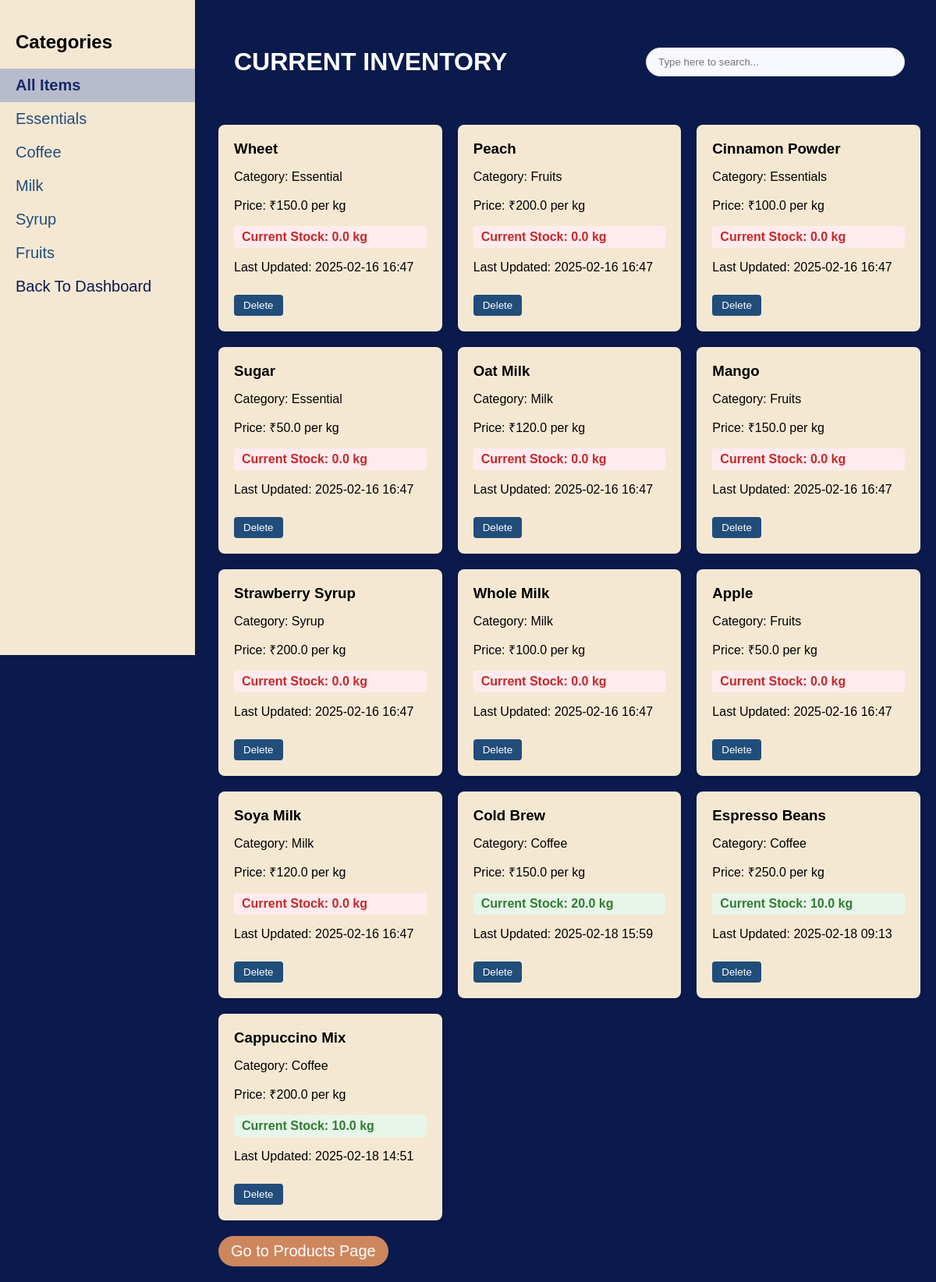
Page /inventory on the committed database.
### app.py (models this page shows)
class InventoryItem(db.Model):
    id = db.Column(db.Integer, primary_key=True)
    name = db.Column(db.String(100), nullable=False)
    category = db.Column(db.String(50))
    quantity = db.Column(db.Float, default=0)
    price = db.Column(db.Float)
    last_updated = db.Column(db.DateTime, default=datetime.utcnow)

### app.py (the view)
@app.route('/inventory')
def inventory():
    inventory_items = InventoryItem.query.all()
    return render_template('inventory.html', inventory=inventory_items)

### templates/inventory.html (shortened to what this page needs)
<!DOCTYPE html>
<html lang="en">
<head>
</head>
<body>
    <div class="sidebar">
        <h2>Categories</h2>
        <ul class="category-list">
            <li class="active" data-category="all">All Items</li>
            <li data-category="Essentials">Essentials</li>
            <li data-category="Coffee">Coffee</li>
            <li data-category="Milk">Milk</li>
            <li data-category="Syrup">Syrup</li>
            <li data-category="Fruits">Fruits</li>
            <li><a href="{{url_for('dashboard')}}" style="text-decoration: none;color: #0A1A4D;">Back To Dashboard</a></li>
        </ul>
    </div>
    <div class="main-content">
        <div class="header">
            <h1>CURRENT INVENTORY</h1>
            <input type="text" class="search-bar" placeholder="Type here to search...">
        </div>
        <div class="inventory-grid">
            {% for item in inventory %}
                <div class="inventory-card" data-category="{{ item.category }}">
                    <h3>{{ item.name }}</h3>
                    <p>Category: {{ item.category }}</p>
                    <p>Price: ₹{{ item.price }} per kg</p>
                    <div class="stock-level
                        {% if item.quantity < 5 %}stock-low
                        {% elif item.quantity < 10 %}stock-medium
                        {% else %}stock-high{% endif %}">
                        Current Stock: {{ item.quantity }} kg
                    </div>
                    <p>Last Updated: {{ item.last_updated.strftime('%Y-%m-%d %H:%M') }}</p>
                    <form action="{{ url_for('delete_product', product_id=item.id) }}" method="post" onsubmit="return confirm('Are you sure you want to delete this product?');">
                        <button type="submit" class="delete-btn">Delete</button>
                    </form>
                </div>
            {% endfor %}
        </div>
        <div class="nav-buttons">
            <a href="{{ url_for('available_inventory') }}" class="nav-btn">Go to Products Page</a>
        </div>
    </div>
</body>
</html>

### templates/inventory.html (style rules this page uses)
body { font-family: Arial, sans-serif; margin: 0; padding: 0; display: flex; background-color: #0A1A4D; }
.sidebar { width: 250px; background-color: rgb(245, 232, 211); ; height: 100vh; padding: 20px 0; box-shadow: 2px 0 5px rgba(0, 0, 0, 0.1); position: fixed; }
.sidebar h2 { padding: 0 20px; margin-bottom: 20px; }
.category-list { list-style-type: none; padding: 0; margin: 0; font-size: 20px; color: #214d7b; }
.category-list li { padding: 10px 20px; cursor: pointer; transition: background-color 0.3s; }
.category-list li.active { background-color: #b7bccc; color: #172869; font-weight: bold; }
.main-content { flex: 1; padding: 20px; margin-left: 260px; }
.header { display: flex; justify-content: space-between; align-items: center; margin-bottom: 20px; padding: 20px; background-color: #0A1A4D; border-radius: 8px; color: white; }
.search-bar { padding: 10px 15px; width: 300px; border: 1px solid #ddd; border-radius:20px; background-color: ghostwhite; }
.inventory-grid { display: grid; grid-template-columns: repeat(auto-fill, minmax(250px, 1fr)); gap: 20px; }
.inventory-card { background-color: rgb(245, 232, 211); padding: 20px; border-radius: 8px; box-shadow: 0 2px 4px rgba(0, 0, 0, 0.1); }
.inventory-card h3 { margin: 0 0 10px 0; }
.delete-btn { margin-top: 10px; padding: 6px 12px; background-color: #214d7b; color: white; border: none; border-radius: 4px; cursor: pointer; }
.stock-level { padding: 5px 10px; border-radius: 4px; font-weight: bold; margin: 10px 0; }
.stock-low { background-color: #ffebee; color: #c62828; }
.stock-high { background-color: #e8f5e9; color: #2e7d32; }
.nav-buttons { margin-top: 20px; }
.nav-btn { background-color: rgb(206, 134, 93); font-size: 20px; color: white; border: none; padding: 8px 16px; border-radius:20px; cursor: pointer; text-decoration: none; display: inline-block; }

### rows in the picture
InventoryItem: name "Wheet", category "Essential", price "150.0", quantity "0.0", last_updated "2025-02-16 16:47"
InventoryItem: name "Peach", category "Fruits", price "200.0", quantity "0.0", last_updated "2025-02-16 16:47"
InventoryItem: name "Cinnamon Powder", category "Essentials", price "100.0", quantity "0.0", last_updated "2025-02-16 16:47"
InventoryItem: name "Sugar", category "Essential", price "50.0", quantity "0.0", last_updated "2025-02-16 16:47"
InventoryItem: name "Oat Milk", category "Milk", price "120.0", quantity "0.0", last_updated "2025-02-16 16:47"
InventoryItem: name "Mango", category "Fruits", price "150.0", quantity "0.0", last_updated "2025-02-16 16:47"
InventoryItem: name "Strawberry Syrup", category "Syrup", price "200.0", quantity "0.0", last_updated "2025-02-16 16:47"
InventoryItem: name "Whole Milk", category "Milk", price "100.0", quantity "0.0", last_updated "2025-02-16 16:47"
InventoryItem: name "Apple", category "Fruits", price "50.0", quantity "0.0", last_updated "2025-02-16 16:47"
InventoryItem: name "Soya Milk", category "Milk", price "120.0", quantity "0.0", last_updated "2025-02-16 16:47"
InventoryItem: name "Cold Brew", category "Coffee", price "150.0", quantity "20.0", last_updated "2025-02-18 15:59"
InventoryItem: name "Espresso Beans", category "Coffee", price "250.0", quantity "10.0", last_updated "2025-02-18 09:13"
InventoryItem: name "Cappuccino Mix", category "Coffee", price "200.0", quantity "10.0", last_updated "2025-02-18 14:51"
